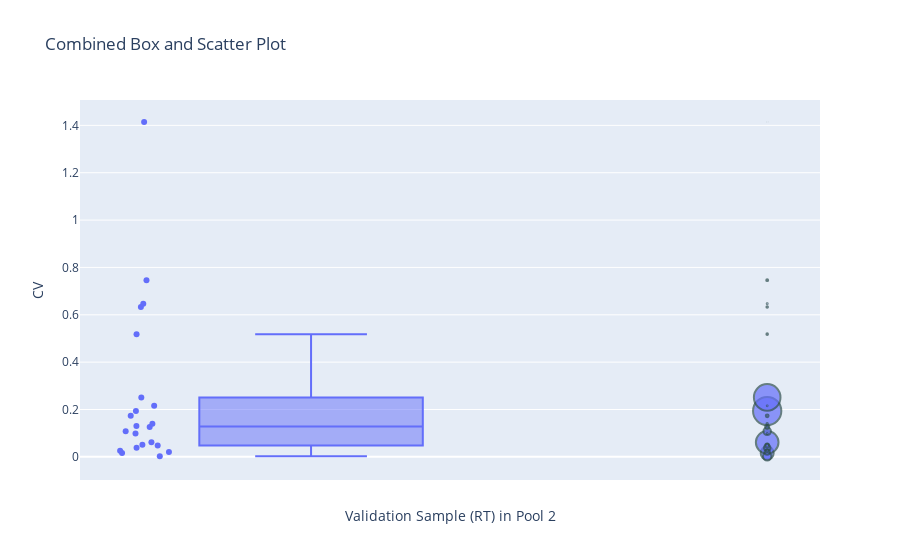

Source (notebook cell):
### Code cell
import plotly.graph_objects as go

fig_combined = go.Figure()



for trace in fig_box_rt.data:
    fig_combined.add_trace(trace)


for trace in fig_scatter_rt.data:
    fig_combined.add_trace(trace)


fig_combined.update_layout(
    title='Combined Box and Scatter Plot',
    xaxis_title='Validation Sample (RT) in Pool 2',
    yaxis_title='CV',
    showlegend=False
)

fig_combined.show()

### Figure 1 — Plotly figure (JSON) as saved in the notebook; plotly's stock layout.template omitted (floating-point values rounded to 4 significant figures)
{"data": [{"alignmentgroup": "True", "boxpoints": "all", "hovertemplate": "CV=%{y}<extra></extra>", "legendgroup": "", "marker": {"color": "#636efa"}, "name": "", "notched": false, "offsetgroup": "", "orientation": "v", "showlegend": false, "type": "box", "x0": " ", "xaxis": "x", "y": [0.01591, 0.1935, 0.2511, 0.06119, 0.05091, 0.002205, 0.1078, 0.03806, 0.02002, 0.1258, 0.04816, 0.02557, 0.1734, 0.7463, 0.6326, 0.5183, 0.1303, 0.1399, 0.647, 0.09826, 0.2154, 1.414], "y0": " ", "yaxis": "y"}, {"hovertemplate": "<b>%{hovertext}</b><br><br>test=%{x}<br>CV=%{y}<br>cluster_size=%{marker.size}<extra></extra>", "hovertext": [0, 1, 2, 3, 4, 5, 6, 7, 8, 9, 10, 11, 12, 13, 14, 15, 16, 17, 18, 19, 20, 21], "legendgroup": "", "marker": {"color": "#636efa", "line": {"color": "DarkSlateGrey", "width": 2}, "size": [18092, 85252, 75301, 54736, 490, 7433, 5996, 4538, 3140, 1753, 1596, 894, 837, 365, 266, 259, 185, 210, 94, 116, 69, 1], "sizemode": "area", "sizeref": 213.1, "symbol": "circle"}, "mode": "markers", "name": "", "orientation": "v", "showlegend": false, "type": "scatter", "x": ["", "", "", "", "", "", "", "", "", "", "", "", "", "", "", "", "", "", "", "", "", ""], "xaxis": "x", "y": [0.01591, 0.1935, 0.2511, 0.06119, 0.05091, 0.002205, 0.1078, 0.03806, 0.02002, 0.1258, 0.04816, 0.02557, 0.1734, 0.7463, 0.6326, 0.5183, 0.1303, 0.1399, 0.647, 0.09826, 0.2154, 1.414], "yaxis": "y"}], "layout": {"showlegend": false, "title": {"text": "Combined Box and Scatter Plot"}, "xaxis": {"title": {"text": "Validation Sample (RT) in Pool 2"}}, "yaxis": {"title": {"text": "CV"}}}}
